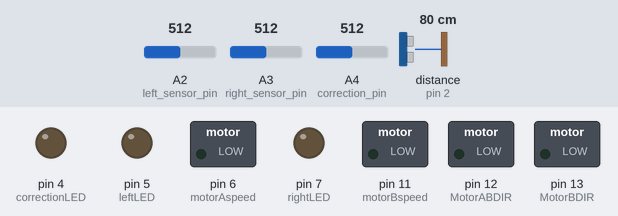
This sketch was run on a simulated Arduino Uno, built with avr-gcc and run on an emulated ATmega328P. Parts: switched loads named in the sketch (green lamp = pin HIGH), output pins drawn as LEDs (lit = HIGH). The inputs (shaded band) are chosen by the test bench; at power-on: distance to the obstacle (sensor on pin 2) 80 cm, A2 (left_sensor_pin) = 512, A3 (right_sensor_pin) = 512, A4 (correction_pin) = 512. The echo pulse lasts 58.3 µs per cm; pins used as bus, display or sensor lines are not drawn.

Above: at 4.2 s.
4.3 s: distance to the obstacle (sensor on pin 2) set to 33 cm
5.8 s: distance to the obstacle (sensor on pin 2) set to 27 cm
At 6.2 s:
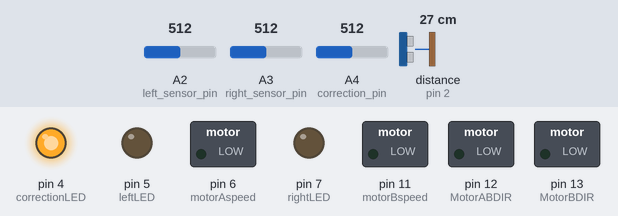
8.8 s: A2 (left_sensor_pin) set to 883
11.8 s: A2 (left_sensor_pin) set to 913
At 12.5 s:
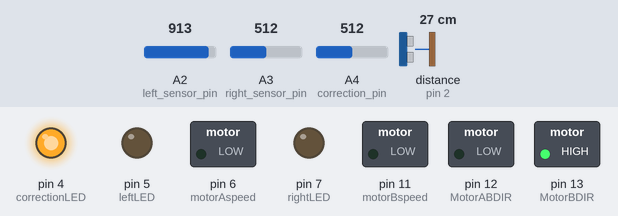
14.8 s: A2 (left_sensor_pin) set to 890
17.8 s: A3 (right_sensor_pin) set to 887
20.8 s: A3 (right_sensor_pin) set to 916
At 21.6 s:
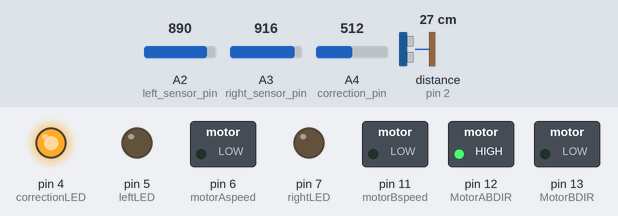
Timing chart, 0 to 23.8 s (numbered marks = the images above; inputs shaded):
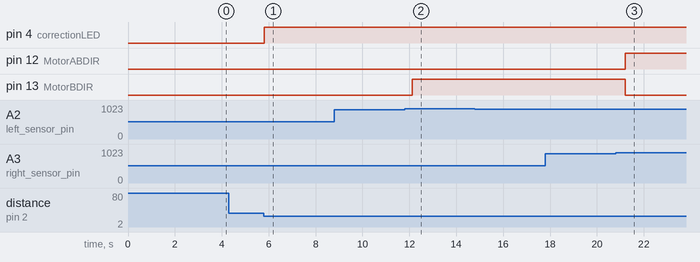

Measured:
- the behaviour switches between 30 and 29 cm on distance to the obstacle (sensor on pin 2) (found by bisection; images 0 and 1)
- the behaviour switches between 900 and 901 on A2 (left_sensor_pin) (found by bisection; images 1 and 2)
- the behaviour switches between 900 and 901 on A3 (right_sensor_pin) (found by bisection; images 2 and 3)
- after the input at 4.3 s, every drawn part: stays the same
- after the input at 5.8 s, pin 4 (correctionLED): LOW → HIGH at once
- after the input at 11.8 s, pin 13 (MotorBDIR): LOW → HIGH after 0.32 s
- after the input at 20.8 s, pin 12 (MotorABDIR): LOW → HIGH after 0.41 s; pin 13 (MotorBDIR): HIGH → LOW after 0.41 s

The sketch:

LineFollowingRobot_final.ino
```cpp
#include <NewPing.h>

#define forward 1
#define left 2
#define right 3
#define pause 0
#define atBlack > 900
#define atWhite < 900

int vSpeed = 150;        // MAX 255
int turn_speed = 50;    // MAX 255
int turn_delay = 10;


bool sensor=true;
//L293 Connection
const int motorABrake      = 9;
const int MotorABDIR      = 12; //LEFT MOTOR
const int motorAspeed  = 6;

const int motorBBrake      = 8;
const int MotorBDIR      = 13; //RIGHT MOTOR
const int motorBspeed  = 11;

const int correctionLED = 4;
const int leftLED = 5;
const int rightLED = 7;
//Sensor Connection
const int left_sensor_pin = A2;
const int right_sensor_pin = A3;
const int correction_pin = A4;

//ultrasonic snesor pin
const int echoPin = 2;
const int trigPin = 10;
const float soundSpeed = .0343; // cm/microsec

bool LEDstate = true;
int left_sensor_state;
int right_sensor_state;
int correction_sensor_state;


bool endOfTrip=false;


//int orderArray [] = {forward, left, forward, forward, right, forward, pause};  // A -> S (A -> I -> J -> K -> L -> N -> S)
int orderArray[]  = {forward, right, forward, forward, right, forward, right, pause};  //D -> O (D -> E -> L -> N ->  S -> R -> Q -> O)
int orderArrayLength = sizeof(orderArray);
int tabIterator = 0;
float duration, distance;
NewPing sonar(trigPin, echoPin, 200);

void setup() {
  //pinMode(motorABrake, OUTPUT);
  pinMode(MotorABDIR, OUTPUT);
  //pinMode(motorBBrake, OUTPUT);
  pinMode(MotorBDIR, OUTPUT);
  pinMode(leftLED, OUTPUT);
  pinMode(rightLED, OUTPUT);
  pinMode(correctionLED, OUTPUT);
  pinMode(left_sensor_pin, INPUT);
  pinMode(left_sensor_pin, INPUT);
  pinMode(correction_pin, INPUT);

  pinMode(trigPin, OUTPUT);
  pinMode(echoPin, INPUT);

  digitalWrite(motorBspeed, LOW);
  digitalWrite(motorAspeed, LOW);
  Serial.begin(9600);
  delay(3000);

}
int trip=0;

void loop() {

  pulsing();


  // duration = pulseIn(echoPin, HIGH);
  distance = sonar.ping_cm(); //= (duration  * soundSpeed) / 2;

  //Serial.print("Distance: ");
 // Serial.println(distance);

  left_sensor_state = analogRead(left_sensor_pin);
  right_sensor_state = analogRead(right_sensor_pin);
  correction_sensor_state = analogRead(correction_pin);
/*
  Serial.print("LEFT: ");
  Serial.print(left_sensor_state);
  //Serial.println();
  Serial.print("  RIGHT: ");
  Serial.print(right_sensor_state);
 // Serial.println();
  Serial.print("  BACK: ");
  Serial.println(correction_sensor_state);
*/


  while(endOfTrip)
  {
      blinkk(LOW,HIGH,HIGH);
      analogWrite (motorAspeed, 0);
      analogWrite (motorBspeed, 0);
       Serial.println("  END   ");
  }

// > 900 atWhite  !!!!
// < 900 atBlack  !!!!


  if (distance < 30 && distance > 0){
    stopM(LOW, LOW, HIGH);
  }
  else if(correction_sensor_state atBlack && right_sensor_state atBlack && left_sensor_state atBlack)
  {
         int order = chooseOrder(tabIterator++);
         executeOrder(order);

          /*
          #define forward 1
          #define left 2
          #define right 3
          #define pause 0

         if(trip==8){
            executeOrder(0);
            trip=0;
         }
         if(trip==7){
            executeOrder(2);
            trip=8;
         }
         if(trip==6){
            executeOrder(3);
            trip=7;
         }
         if(trip==5){
            executeOrder(2);
            trip=6;
         }
         else if(trip==4){
            executeOrder(2);
            trip=5;
         }
         else if(trip==3){
            executeOrder(1);
            trip = 4;
         }
         else if(trip==2){
            executeOrder(1);
            trip=3;
         }
         else if(trip==1){
            executeOrder(2);
            trip=2;
         }
         else if(trip==0){
            executeOrder(2);
            trip=1;
         }

         */


   }

      /*
      if(right_sensor_state atWhite && left_sensor_state atWhite && correction_sensor_state atWhite){
          goBackwards();
          delay(50);
      }

      else*/
      if(right_sensor_state atWhite && left_sensor_state atWhite && correction_sensor_state atBlack){

        goForward();
      }
      else{
        if(sensor){
            if (right_sensor_state atBlack) {
              turnRight();
            }

            if (left_sensor_state atBlack) {
              turnLeft();
            }
            sensor!=sensor;
        }else{
            if (left_sensor_state atBlack) {
              turnLeft();
            }
            else if (right_sensor_state atBlack) {
              turnRight();
            }
            sensor!=sensor;
        }
      }


}


int chooseOrder(int ArrayIndex){
    return orderArray[ArrayIndex];
}


  void executeOrder(int orderNumber){
    switch(orderNumber){
      case forward:
        goForward();
        delay(300);
         break;
      case left:
        turnLeft();
        delay(333);
         break;
      case right:
        turnRight();
        delay(366);
         break;
      case pause:
        stopM(HIGH, HIGH, HIGH);
        endOfTrip=true;
         break;
      default:
        goForward();
        break;
      }
  }

void pulsing() {
  digitalWrite(trigPin, LOW);
  delayMicroseconds(2);
  digitalWrite(trigPin, HIGH);
  delayMicroseconds(10);
  digitalWrite(trigPin, HIGH);
}

void turnLeft() {

  digitalWrite(leftLED, HIGH);

  digitalWrite (motorABrake, LOW);
  digitalWrite (motorBBrake, LOW);

  digitalWrite(MotorABDIR, LOW);
  digitalWrite(MotorBDIR, HIGH);

  analogWrite (motorAspeed, turn_speed);
  analogWrite (motorBspeed, vSpeed);

   digitalWrite(leftLED, LOW);

}

void turnRight() {
  digitalWrite(rightLED, HIGH);


  digitalWrite (motorABrake, LOW);
  digitalWrite (motorBBrake, LOW);

  digitalWrite(MotorABDIR, HIGH);
  digitalWrite(MotorBDIR, LOW);

  analogWrite (motorAspeed, vSpeed);
  analogWrite (motorBspeed, turn_speed);

  digitalWrite(rightLED, LOW);
}

void goForward() {
  digitalWrite(rightLED, HIGH);
  digitalWrite(leftLED, HIGH);

  digitalWrite (MotorABDIR, HIGH);
  digitalWrite(motorABrake, LOW);

  digitalWrite (MotorBDIR, HIGH);
  digitalWrite(motorBBrake, LOW);

  analogWrite (motorAspeed, vSpeed);
  analogWrite (motorBspeed, vSpeed);

  digitalWrite(rightLED, LOW);
  digitalWrite(leftLED, LOW);
}

void goBackwards(){

    digitalWrite(rightLED, HIGH);
  digitalWrite(leftLED, HIGH);

  digitalWrite (MotorABDIR, LOW);
  digitalWrite(motorABrake, LOW);

  digitalWrite (MotorBDIR, LOW);
  digitalWrite(motorBBrake, LOW);

  analogWrite (motorAspeed, vSpeed);
  analogWrite (motorBspeed, vSpeed);

  digitalWrite(rightLED, LOW);
  digitalWrite(leftLED, LOW);


  }


void stopM(bool state2, bool state, bool state3) {

  LEDstate = !LEDstate;
  digitalWrite(leftLED, state2);
  digitalWrite(rightLED, state);

  digitalWrite(correctionLED, state3);
  analogWrite (motorAspeed, 0);
  analogWrite (motorBspeed, 0);
   delay(250);

  digitalWrite(leftLED, LOW);
  digitalWrite(rightLED, LOW);
  digitalWrite(correctionLED, LOW);
}


void blinkk(bool state1, bool state2, bool state3){

  for(int i=0;i<10;i++)
  {

      Serial.println("  blink   ");
    digitalWrite(leftLED, state1);
    digitalWrite(rightLED, state2);
    digitalWrite(correctionLED, state3);

    state1 =! state1;
    state2 =! state2;
    state3 =! state3;
    delay(200);
  }
  digitalWrite(leftLED, LOW);
  digitalWrite(rightLED, LOW);
  digitalWrite(correctionLED, LOW);
}
```
